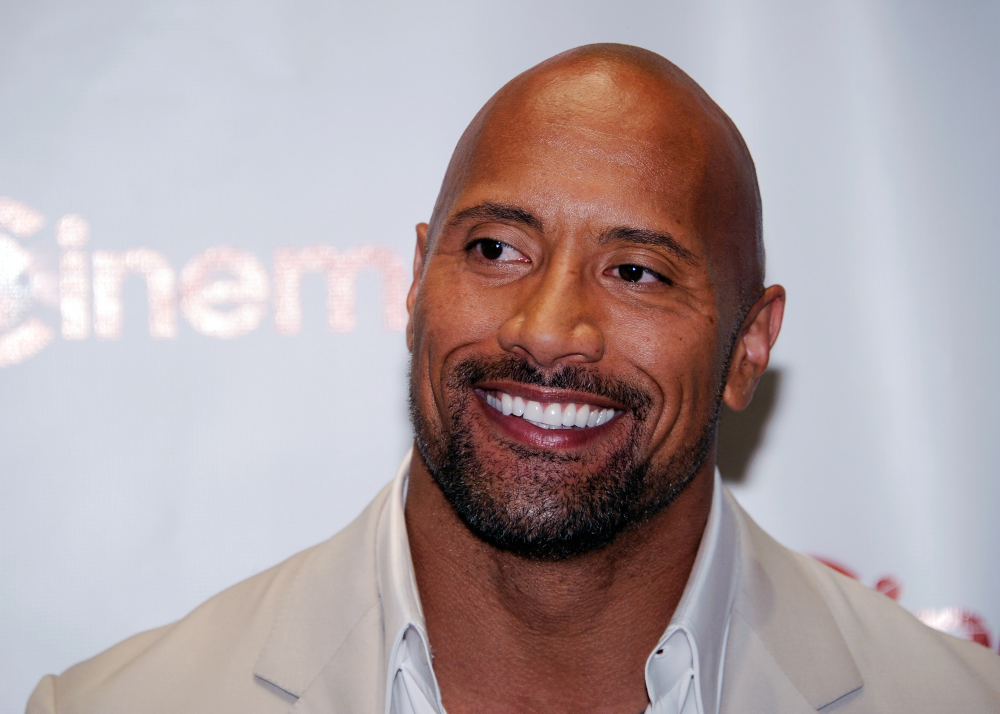
#> input picture data/bald.jpg, 3000 x 2141 px (shown at 1/3 size)
$ jupyter execute assn3-blend.ipynb
#> lines starting #> are read from the running program, lines starting #| are printed output that depends on the picture
[cell 1]
import cv2
import numpy as np
import matplotlib.pyplot as plt

image_bald = cv2.imread('data/bald.jpg').astype(np.float32) / 255.0
image_hair = cv2.imread('data/hair.jpg').astype(np.float32) / 255.0
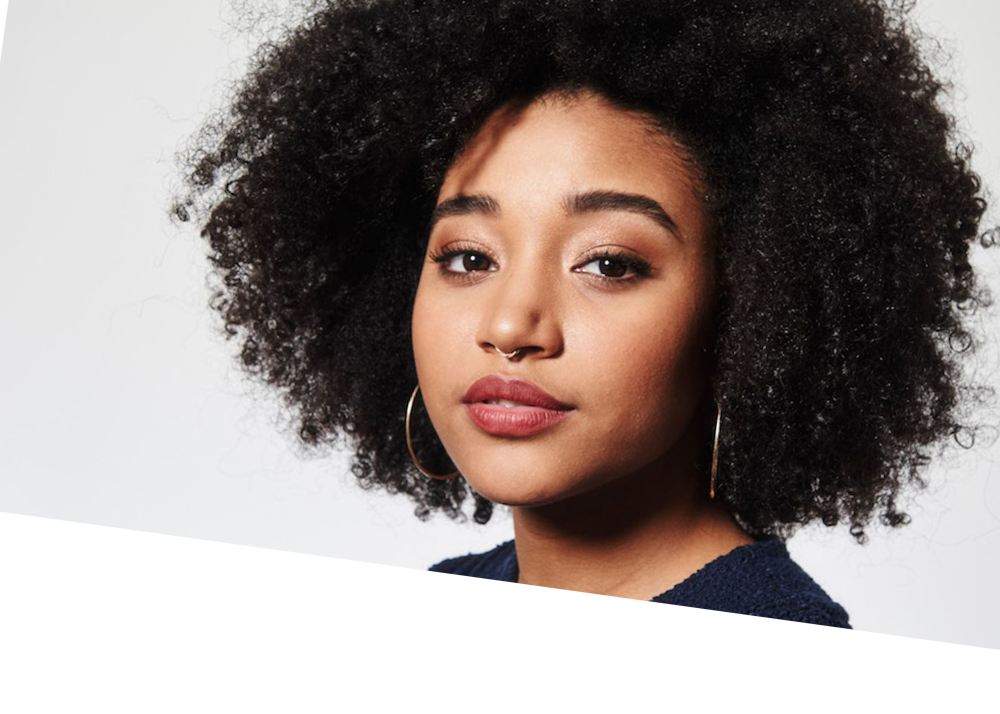
#> input picture data/hair.jpg, 3000 x 2141 px (shown at 1/3 size)
mask_hair = np.expand_dims(cv2.imread('data/mask_hair.jpg', cv2.IMREAD_GRAYSCALE).astype(np.float32) / 255.0, 2)
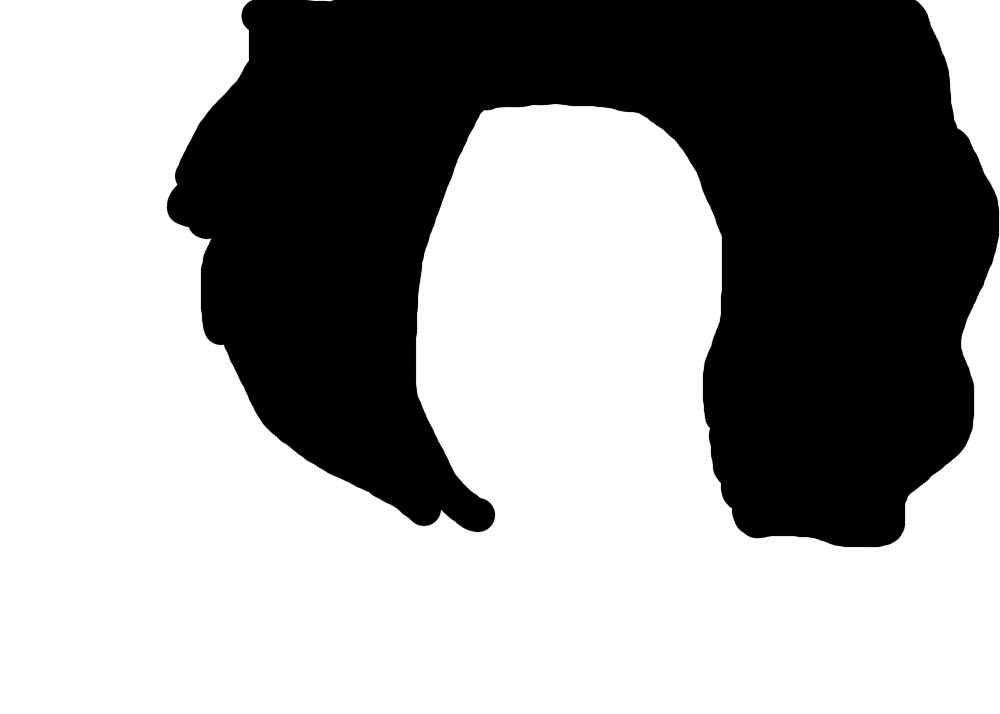
#> input picture data/mask_hair.jpg, 3000 x 2141 px (shown at 1/3 size)
#> mask_hair: shape (2141, 3000, 1) float32; min 0, max 1, mean 0.619
assert image_bald.shape == image_hair.shape and image_hair.shape[:2] == mask_hair.shape[:2]
assert mask_hair.shape[-1] == 1

[cell 2]
def show(image_bgr, title=''):
    image_rgb = cv2.cvtColor(image_bgr, cv2.COLOR_BGR2RGB)
    plt.figure()
    plt.imshow(image_rgb)
    if title:
        plt.title(title)
    plt.show()

[cell 3]
def build_gaupyr(image, num_layer=8):
#> called with num_layer = 6
    image_curr = image.copy()
    result = [np.squeeze(image_curr)]
    for _ in range(num_layer):
        image_curr = cv2.pyrDown(image_curr)
        result.append(image_curr)
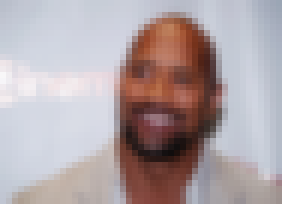
#> image_curr: shape (34, 47, 3) float32 (shown 6 times larger); mean B, G, R 0.654, 0.643, 0.693
#> after the loop, result = 7 items
    assert len(result) == num_layer + 1
    return result

[cell 4]
def build_lappyr(image, num_layer=8):
    image_curr = image.copy()
    gs = build_gaupyr(image, num_layer)
#> gs = 7 items
    result = [gs[-1]]
    for i in range(num_layer, 0, -1):
        result.append(gs[i-1] - cv2.resize(cv2.pyrUp(gs[i]), gs[i-1].shape[1::-1]))
#> after the loop, result = 7 items
    assert len(result) == num_layer + 1
    return result[::-1]

[cell 5]
def show_imlist(lappyr):
    for i, im in enumerate(lappyr):
        show(im, "Level {}".format(i))

[cell 6]
lappyr_bald = build_lappyr(image_bald, 6)
#> lappyr_bald = 7 items
lappyr_mask = build_gaupyr(mask_hair, 6)
#> call 2 of build_gaupyr, with num_layer = 6
#> after the loop in build_gaupyr (call 2), `for _ in range(num_layer):`:
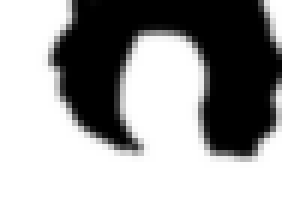
#> image_curr: shape (34, 47) float32 (shown 6 times larger); min 0, max 1, mean 0.617
#> lappyr_mask = 7 items

[cell 7]
show_imlist(lappyr_bald)
#> the loop in show_imlist, `for i, im in enumerate(lappyr):` made 7 passes
#> pass 1, in show, `plt.show()`:
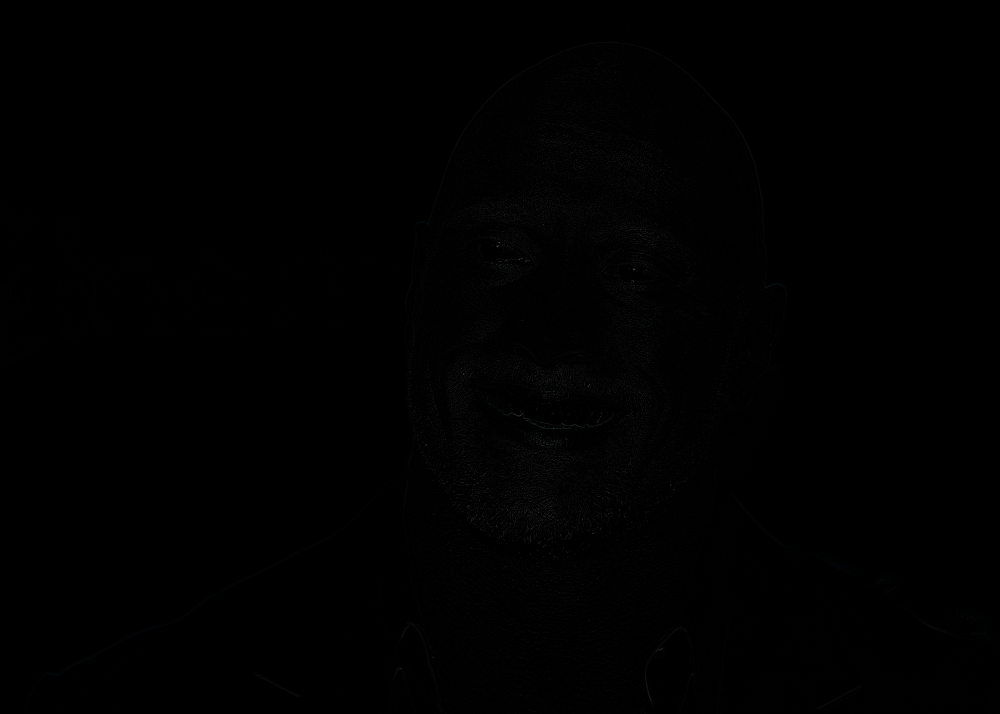
#> shown: shape (2141, 3000, 3) float32 (shown at 1/3 size); mean R, G, B 0.0033, 0.00326, 0.00339
#> pass 3, in show (call 3), `image_rgb = cv2.cvtColor(image_bgr, cv2.COLOR_BGR2RGB)`:
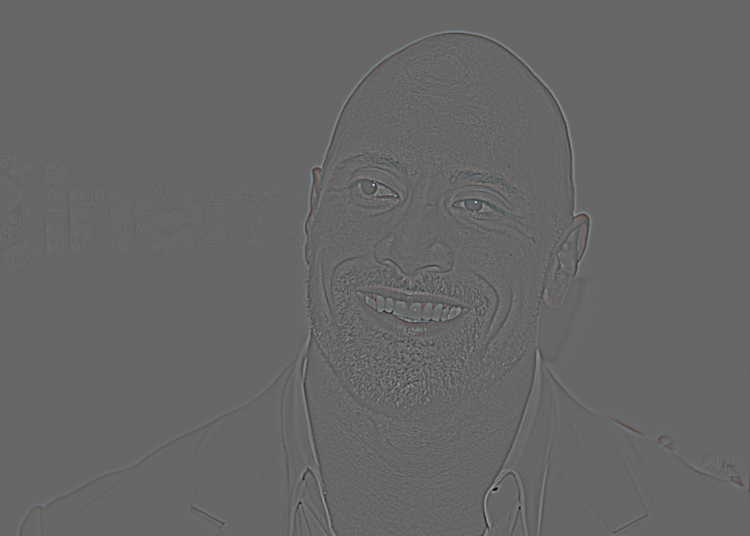
#> image_rgb: shape (536, 750, 3) float32; mean R, G, B -1.24e-06, -2.22e-06, -5.92e-07; drawn with min black and max white

[cell 8]
def collapse_lappyr(lappyr):
    result = lappyr[-1]
    for lap in lappyr[::-1][1:]:
        result = cv2.resize(cv2.pyrUp(result), lap.shape[1::-1]) + lap
    return result

[cell 9]
lappyr_bald = build_lappyr(image_bald, 8)
#> lappyr_bald = 9 items
lappyr_hair = build_lappyr(image_hair, 8)
#> lappyr_hair = 9 items
gaupyr_mask = build_gaupyr(mask_hair, 8)
#> gaupyr_mask = 9 items

lappyr_result = []
for lap_bald, lap_hair, mask in zip(lappyr_bald, lappyr_hair, gaupyr_mask):
    assert lap_bald.shape == lap_hair.shape
    assert lap_bald.shape[:2] == mask.shape[:2], '{} {}'.format(lap_bald.shape, mask.shape)
    mask = np.expand_dims(mask, 2)
    blended = mask * lap_bald + (1.0-mask) * lap_hair
    lappyr_result.append(blended)
#> this loop made 9 passes
#> after the loop, lappyr_result = 9 items

[cell 10]
image_blended = collapse_lappyr(lappyr_result)
#> the loop in collapse_lappyr, `for lap in lappyr[::-1][1:]:` made 8 passes
#> after the loop in collapse_lappyr, `for lap in lappyr[::-1][1:]:`:
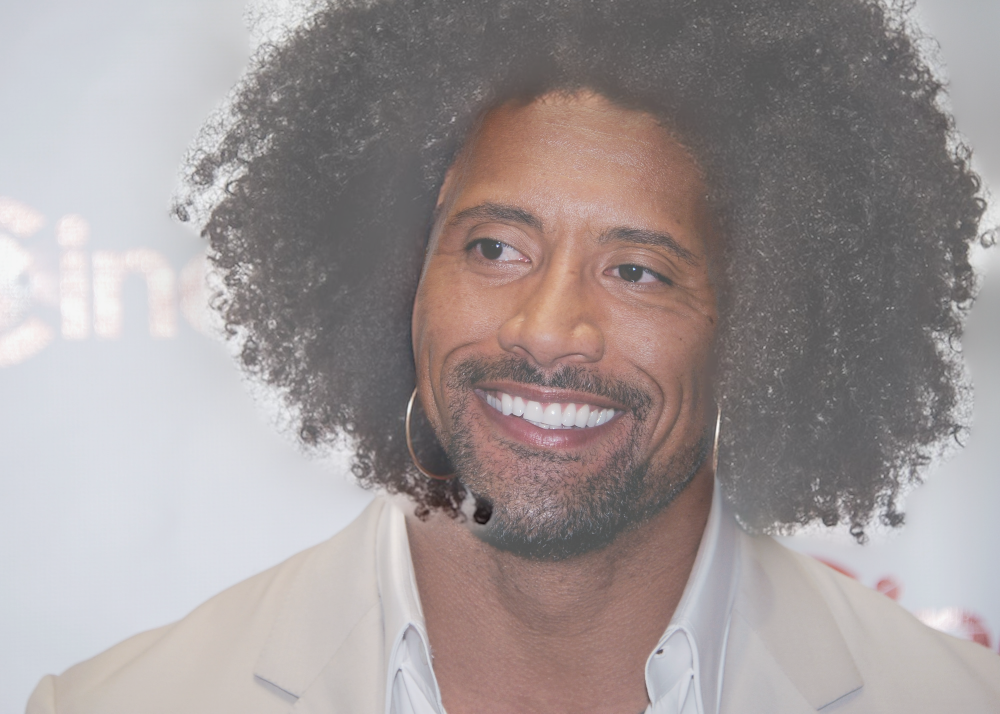
#> result: shape (2141, 3000, 3) float32 (shown at 1/3 size); mean of channels 0, 1, 2 0.426, 0.429, 0.481; drawn with min black and max white

[cell 11]
show(mask_hair)
show(image_hair)
show(image_blended)
show(collapse_lappyr(lappyr_bald))
#> the loop in collapse_lappyr (call 2), `for lap in lappyr[::-1][1:]:` made 8 passes

[cell 12]
mask = mask_hair
blended_single = mask * image_bald + (1.0-mask) * image_hair
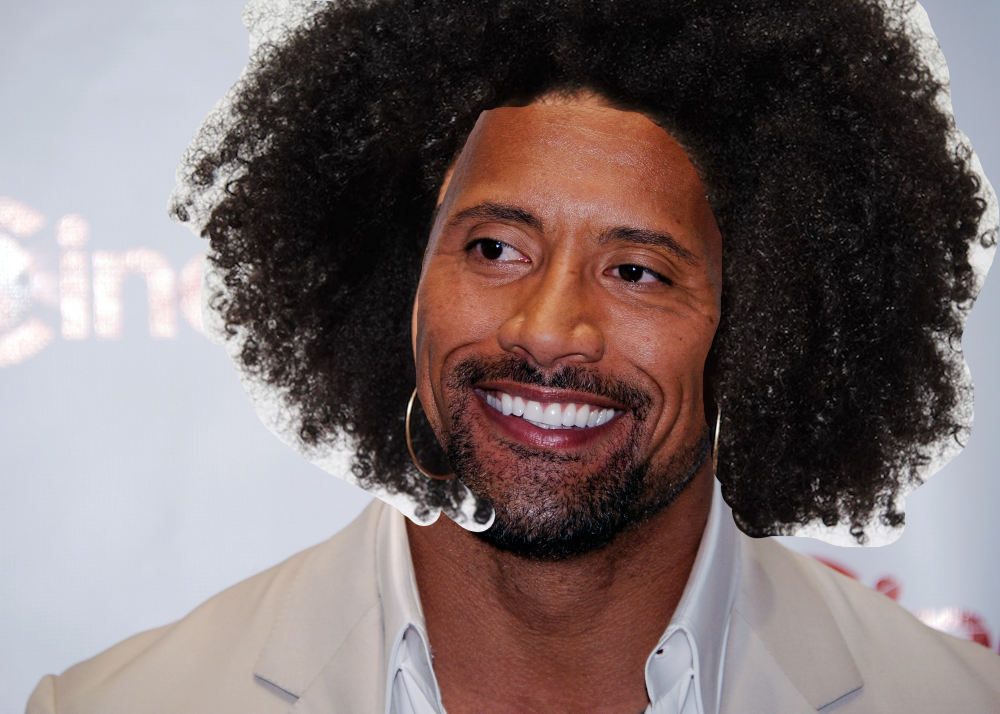
#> blended_single: shape (2141, 3000, 3) float32 (shown at 1/3 size); mean B, G, R 0.427, 0.432, 0.485
show(blended_single)
